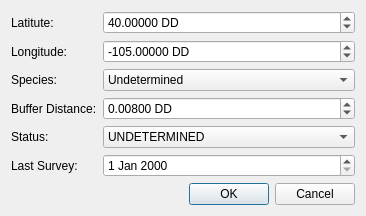
<?xml version="1.0" encoding="UTF-8"?>
<ui version="4.0">
 <class>NewRaptorDialogBase</class>
 <widget class="QDialog" name="NewRaptorDialogBase">
  <property name="geometry">
   <rect>
    <x>0</x>
    <y>0</y>
    <width>366</width>
    <height>205</height>
   </rect>
  </property>
  <property name="windowTitle">
   <string>Add New Raptor</string>
  </property>
  <layout class="QGridLayout" name="gridLayout">
   <item row="0" column="0">
    <layout class="QFormLayout" name="lyForm">
     <item row="0" column="0">
      <widget class="QLabel" name="latituteLabel">
       <property name="text">
        <string>Latitute:</string>
       </property>
      </widget>
     </item>
     <item row="0" column="1">
      <widget class="QDoubleSpinBox" name="spbLat">
       <property name="suffix">
        <string> DD</string>
       </property>
       <property name="decimals">
        <number>5</number>
       </property>
       <property name="minimum">
        <double>-90.000000000000000</double>
       </property>
       <property name="maximum">
        <double>90.000000000000000</double>
       </property>
       <property name="singleStep">
        <double>0.001000000000000</double>
       </property>
       <property name="value">
        <double>40.000000000000000</double>
       </property>
      </widget>
     </item>
     <item row="1" column="0">
      <widget class="QLabel" name="longitudeLabel">
       <property name="text">
        <string>Longitude:</string>
       </property>
      </widget>
     </item>
     <item row="1" column="1">
      <widget class="QDoubleSpinBox" name="spbLng">
       <property name="suffix">
        <string> DD</string>
       </property>
       <property name="decimals">
        <number>5</number>
       </property>
       <property name="minimum">
        <double>-180.000000000000000</double>
       </property>
       <property name="maximum">
        <double>180.000000000000000</double>
       </property>
       <property name="singleStep">
        <double>0.001000000000000</double>
       </property>
       <property name="value">
        <double>-105.000000000000000</double>
       </property>
      </widget>
     </item>
     <item row="2" column="0">
      <widget class="QLabel" name="speciesLabel">
       <property name="text">
        <string>Species:</string>
       </property>
      </widget>
     </item>
     <item row="2" column="1">
      <widget class="QComboBox" name="cmbSpecies">
       <item>
        <property name="text">
         <string>Undetermined</string>
        </property>
       </item>
       <item>
        <property name="text">
         <string>Red-tail Hawk</string>
        </property>
       </item>
       <item>
        <property name="text">
         <string>Swainsons Hawk</string>
        </property>
       </item>
       <item>
        <property name="text">
         <string>Northern Harrier</string>
        </property>
       </item>
      </widget>
     </item>
     <item row="3" column="0">
      <widget class="QLabel" name="bufferDistanceLabel">
       <property name="text">
        <string>Buffer Distance:</string>
       </property>
      </widget>
     </item>
     <item row="3" column="1">
      <widget class="QDoubleSpinBox" name="spbBuffer">
       <property name="suffix">
        <string> DD</string>
       </property>
       <property name="decimals">
        <number>5</number>
       </property>
       <property name="maximum">
        <double>0.100000000000000</double>
       </property>
       <property name="singleStep">
        <double>0.001000000000000</double>
       </property>
       <property name="value">
        <double>0.008000000000000</double>
       </property>
      </widget>
     </item>
     <item row="4" column="0">
      <widget class="QLabel" name="statusLabel">
       <property name="text">
        <string>Status:</string>
       </property>
      </widget>
     </item>
     <item row="4" column="1">
      <widget class="QComboBox" name="cmbStatus">
       <item>
        <property name="text">
         <string>UNDETERMINED</string>
        </property>
       </item>
       <item>
        <property name="text">
         <string>ACTIVE NEST</string>
        </property>
       </item>
       <item>
        <property name="text">
         <string>INACTIVE NEST</string>
        </property>
       </item>
       <item>
        <property name="text">
         <string>FLEDGED NEST</string>
        </property>
       </item>
      </widget>
     </item>
     <item row="5" column="0">
      <widget class="QLabel" name="lastSurveyLabel">
       <property name="text">
        <string>Last Survey:</string>
       </property>
      </widget>
     </item>
     <item row="5" column="1">
      <widget class="QDateEdit" name="dteLastSurvey"/>
     </item>
    </layout>
   </item>
   <item row="1" column="0">
    <widget class="QDialogButtonBox" name="button_box">
     <property name="orientation">
      <enum>Qt::Horizontal</enum>
     </property>
     <property name="standardButtons">
      <set>QDialogButtonBox::Cancel|QDialogButtonBox::Ok</set>
     </property>
    </widget>
   </item>
  </layout>
 </widget>
 <resources/>
 <connections>
  <connection>
   <sender>button_box</sender>
   <signal>accepted()</signal>
   <receiver>NewRaptorDialogBase</receiver>
   <slot>accept()</slot>
   <hints>
    <hint type="sourcelabel">
     <x>20</x>
     <y>20</y>
    </hint>
    <hint type="destinationlabel">
     <x>20</x>
     <y>20</y>
    </hint>
   </hints>
  </connection>
  <connection>
   <sender>button_box</sender>
   <signal>rejected()</signal>
   <receiver>NewRaptorDialogBase</receiver>
   <slot>reject()</slot>
   <hints>
    <hint type="sourcelabel">
     <x>20</x>
     <y>20</y>
    </hint>
    <hint type="destinationlabel">
     <x>20</x>
     <y>20</y>
    </hint>
   </hints>
  </connection>
 </connections>
</ui>
